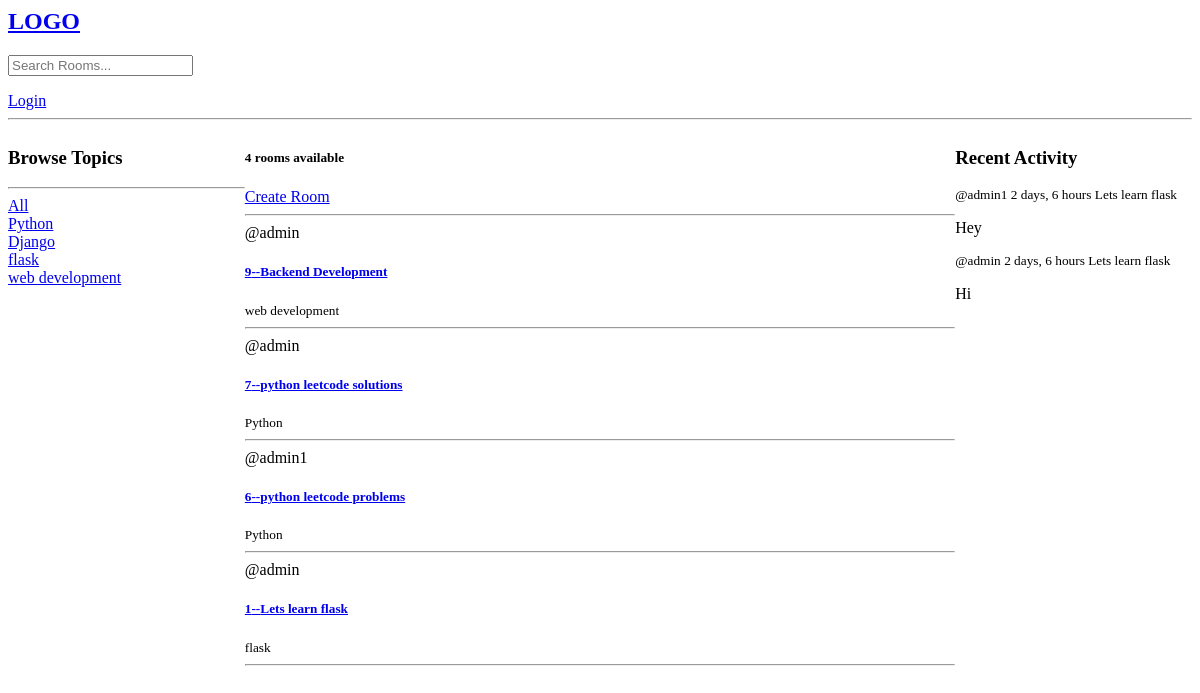
The app's page /?q=Python, older data.
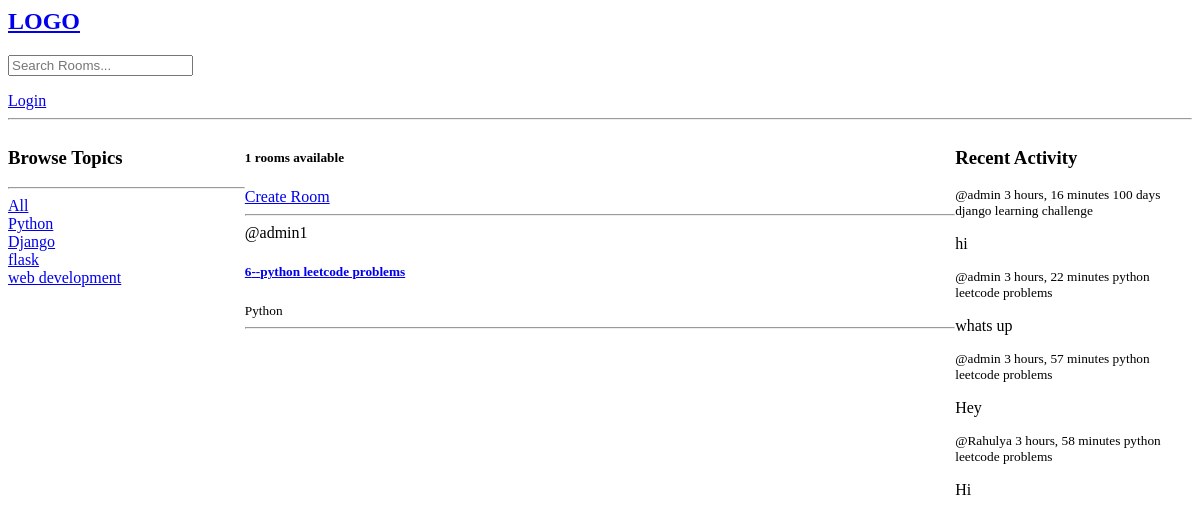
The same page, newer data.
### base/models.py (models this page shows, shortened)
class Topic(models.Model):
    name = models.CharField(max_length=200)

class Room(models.Model):
    host = models.ForeignKey(User, on_delete=models.SET_NULL, null=True,blank=True)
    topic = models.ForeignKey(Topic, on_delete=models.SET_NULL, null=True, blank=True)
    name = models.CharField(max_length=100)
    description = models.TextField(null=True, blank=True)
    paraticipants = models.ManyToManyField(User, related_name='participants', blank=True)
    updated = models.DateTimeField(auto_now=True)
    created = models.DateTimeField(auto_now_add=True)
    def __str__(self):
        return self.name
    class Meta:
        ordering = ('-updated','-created')

class Message(models.Model):
    user = models.ForeignKey(User, on_delete=models.CASCADE)
    room = models.ForeignKey(Room, on_delete=models.CASCADE)
    body = models.TextField()
    updated = models.DateTimeField(auto_now=True)
    created = models.DateTimeField(auto_now_add=True)
    def __str__(self):
        return self.body[0:50]
    class Meta:
        ordering = ('-updated','-created')

### base/views.py (the view)
# urls.py: path('',views.home,name='home'),
def home(request):
    q = request.GET.get('q') if request.GET.get('q') !=  None  else ''
    rooms = Room.objects.filter(
        Q(topic__name__icontains = q) |
        Q(name__icontains = q) |
        Q(description__icontains = q)
    )
    room_messages = Message.objects.all()
    topics = Topic.objects.all()
    room_count = rooms.count()
    context = {'rooms':rooms, 'topics':topics,'room_count':room_count, 'room_messages':room_messages}
    return render(request, 'base/home.html',context)

### base/templates/base/home.html (shortened to what this page needs)
{% extends "main.html" %} {% block content %}
<div class="home-container">
  <div>
    <h3>Browse Topics</h3>
    <hr />
    <div>
      <a href=" {% url 'home'%}">All</a>
    </div>
    {% for topic in topics %}
    <div>
      <a href=" {% url 'home'%}?q={{topic.name}}">{{topic.name}}</a>
    </div>
    {% endfor %}
  </div>
  <div>
    <h5>{{room_count}} rooms available</h5>
    <a href="{% url 'create-room' %}">Create Room </a>
    <hr />
    {% for room in rooms %}
    <div>
      <span> @{{room.host.username}}</span>
      <h5>
        <a href=" {% url 'room' room.id %}">{{room.id}}--{{room.name}} </a>
      </h5>
      <small>{{room.topic.name}}</small><br />
      <hr />
    </div>
    {% endfor %}
  </div>
  <div>
    <h3>Recent Activity</h3>
    {% for message in room_messages %}
    <div>
      <small>@{{message.user}}  {{message.created|timesince}} </small>
      <small>{{message.room}}</small>
      <p>{{message}}</p>
    </div>
    {% endfor %}
  </div>
</div>
{% endblock %}

Row changes from the older to the newer data that the page shows:
removed Room: host.username "admin", id "9", name "Backend Development", topic.name "web development"
removed Room: host.username "admin", id "7", name "python leetcode solutions", topic.name "Python"
removed Room: host.username "admin", id "1", name "Lets learn flask", topic.name "flask"
removed Message: user "admin1", created "2 days, 6 hours", room "Lets learn flask", body "Hey"
removed Message: user "admin", created "2 days, 6 hours", room "Lets learn flask", body "Hi"
added Message: user "admin", created "3 hours, 16 minutes", room "100 days django learning challenge", body "hi"
added Message: user "admin", created "3 hours, 22 minutes", room "python leetcode problems", body "whats up"
added Message: user "admin", created "3 hours, 57 minutes", room "python leetcode problems", body "Hey"
added Message: user "Rahulya", created "3 hours, 58 minutes", room "python leetcode problems", body "Hi"
Text that changed along with them:
{{ room_count }}: "4" → "1"
